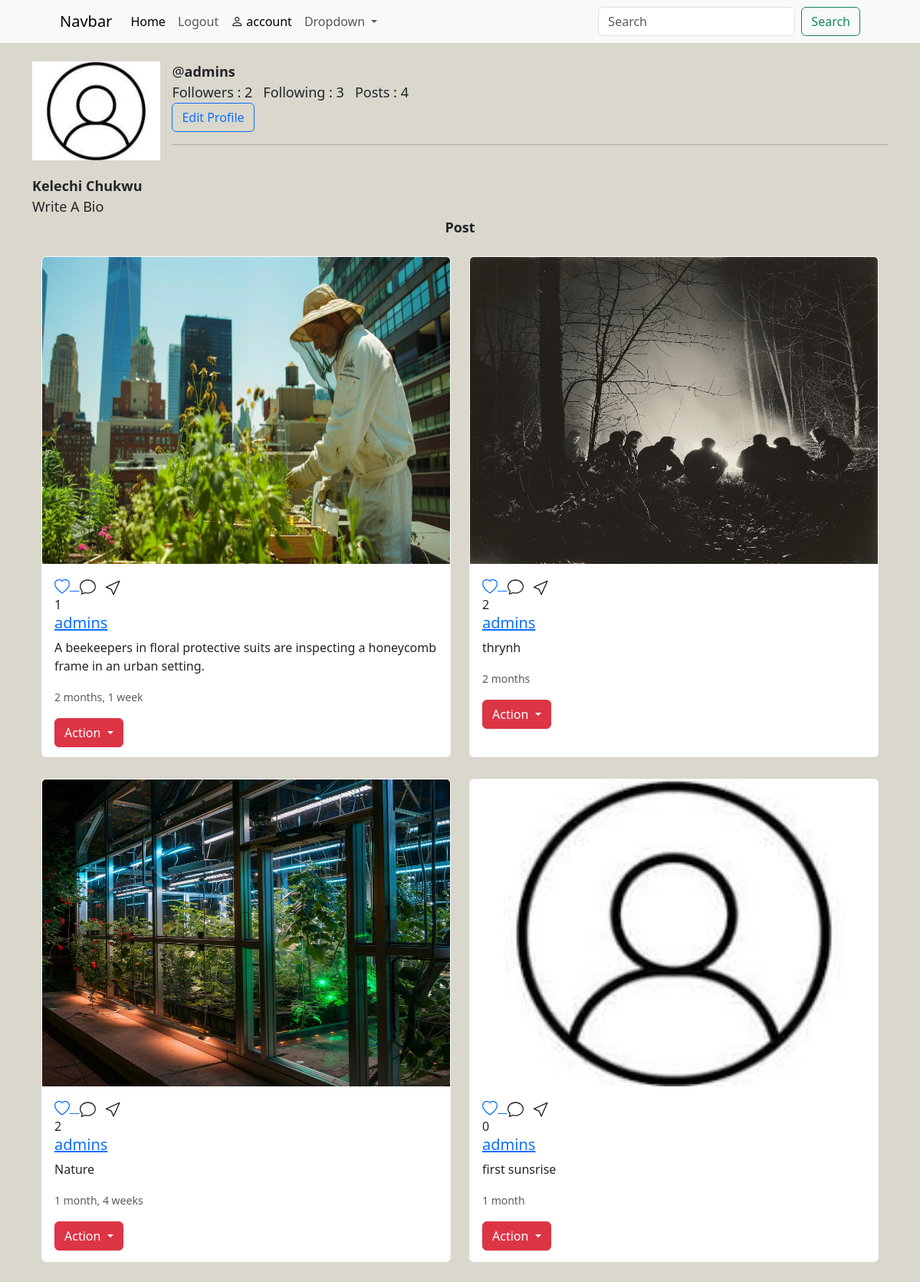
Page /admins/ (signed in) on the earlier database version.
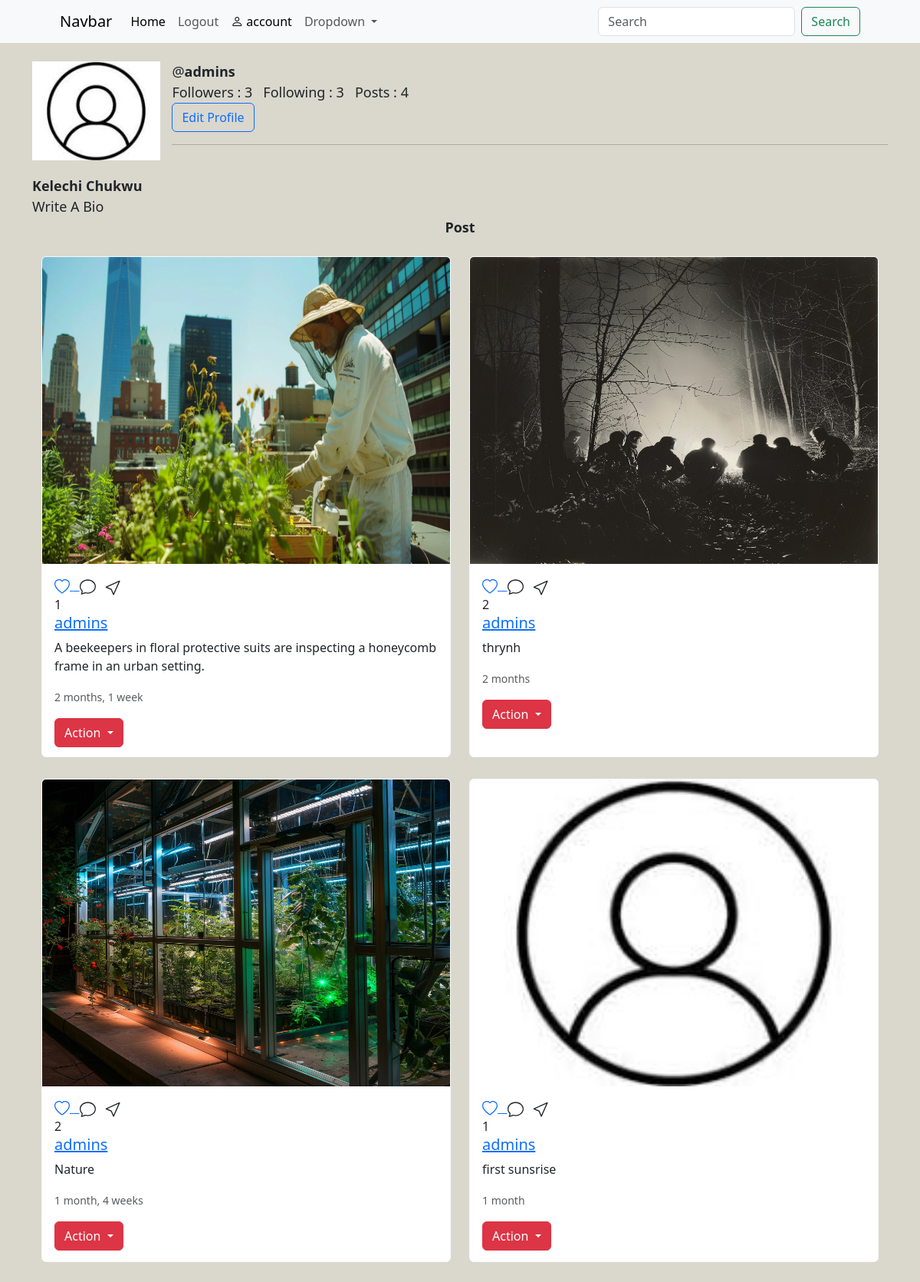
Same page on the later database version.
### main/models.py (models this page shows, shortened)
class Profile(models.Model):
    user = models.OneToOneField(User,on_delete=models.CASCADE)
    bio = models.TextField(max_length=500,blank=True)
    profile_picture = models.ImageField(upload_to="profile_picture/",blank=True)

class Post(models.Model):
    user = models.ForeignKey(User,on_delete=models.CASCADE)
    image = models.ImageField(upload_to='posts/')
    caption = models.TextField(blank=True)
    create_at = models.DateTimeField(auto_now_add=True)
    likes = models.IntegerField(default=0)

### main/views.py (the view)
# urls.py: path('<str:username>/',views.profile_user,name="profile"),
@login_required(login_url='login')
def profile_user(request,username):
    user = get_object_or_404(User,username=username)
    profile = Profile.objects.get(user=user)
    pic = user.post_set.all()
    following = Follow.objects.filter(follower=request.user,following=user)
    context = {'profile':profile,'pic':pic,'following':following}
    return render(request,'profile.html',context)

### templates/profile.html (shortened to what this page needs)
{% extends 'partial/main.html' %}
{% load static %}
{% block content %}
<br>
<div class="container">
        {% if profile.profile_picture %}
        <img src="{{profile.profile_picture.url }}" alt="" width="15%" class="rounded-circle" id="pic">
        {% else %}
        <img src="{% static 'media/profile_picture/download.jpg' %}" alt="" id="pic" width="15%" >
        {% endif %}
        <p style="font-size: large;" >
            @<b>{{profile.user}}</b>
            <br>
            Followers : {{profile.user.followers.count}} &nbsp;
            Following : {{profile.user.following.count}} &nbsp;
            Posts : {{pic.count}} <br>
            {% if profile.user != request.user %}
                {% if following %}
                <form action="{% url 'unfollow' profile.user.username %}" method="post">
                    {% csrf_token %}
                    <button type="submit" class="btn btn-primary">Unfollow </button>
                    <button type="button" class="btn btn-primary" >Message</button>
                </form>
                {% else%}
                <form action="{% url 'follow' profile.user.username %}" method="post">
                    {% csrf_token %}
                    <button type="submit" class="btn btn-primary">Follow </button>
                </form>
                {% endif %}
            {% else %}
                <a href= "{% url 'editprofile' request.user %}" class="btn btn-outline-primary" role="button">Edit Profile</a>
            {% endif %}
        </p>
            <hr>
        <br>
        <div style="font-size: large;">
            <b>{{profile.user.first_name}}  {{profile.user.last_name}}</b>
            <br>
            {% if profile.bio %}
                    <pre>{{profile.bio}}</pre>
            {% else %}
                Write A Bio
            {% endif %} <br>
        </div>
        <div align="center" style="font-size: large;">
                <b>Post</b>
        </div>
        <br>
        <div class="container">
            <div class="row">
                {% for post in pic%}
                <div class="col-lg-6" >
                    <div class="card col-sm-12 mb-4 card border-light" style="height: 96%;">
                        <a href="{% url 'post_detail' post.id %}"><img src="{{post.image.url}}" class="card-img-top" alt="..." height="400"></a>
                        <div class="card-body">
                            <div class="run">
                                <a href="{% url 'like_detail' post.id %}">
                                </a>
                            </div>
                            {{post.likes}}
                        <a href="{% url 'profile' post.user.username %}"><h5 class="card-title">{{post.user}}</h5> </a>
                        {% if post.caption %}
                        <p class="card-text">{{post.caption}}</p>
                        {% else %}
                        <br><br><br><br>
                        {% endif %}
                        <p class="card-text"><small class="text-body-secondary">{{post.create_at|timesince}}</small></p>
                                    <div class="btn-group">
                                        <button type="button" class="btn btn-danger dropdown-toggle" data-bs-toggle="dropdown" aria-expanded="false">
                                        Action
                                        </button>
                                    </div>
                        </div>
                    </div>
                </div>
                {% endfor %}
        </div>
</div>
{% endblock content %}

### templates/partial/main.html (shortened to what this page needs)
{% load static %}
<!DOCTYPE html>
<html lang="en">
<head>
    <link rel="stylesheet" href="{% static 'css/style.css' %}">
    <link rel="stylesheet" href="https://cdn.jsdelivr.net/npm/bootstrap-icons@1.11.3/font/bootstrap-icons.min.css">
    <link href="https://cdn.jsdelivr.net/npm/bootstrap@5.3.3/dist/css/bootstrap.min.css" rel="stylesheet">
</head>
<body class="body">
    {% include 'partial/nav.html' %}
    {% block content %}
    {% endblock %}
</body>
</html>

### templates/partial/nav.html (shortened to what this page needs)
<nav class="navbar navbar-expand-lg bg-body-tertiary">
    <div class="container px-4 px-lg-5">
      <a class="navbar-brand" href="{% url 'home' %}">Navbar</a>
      <div class="collapse navbar-collapse" id="navbarSupportedContent">
        <ul class="navbar-nav me-auto mb-2 mb-lg-0">
          <li class="nav-item">
            <a class="nav-link active" aria-current="page" href="{% url 'home' %}">Home</a>
          </li>
          {% if request.user.is_authenticated %}
          <li class="nav-item">
            <a class="nav-link" href="{% url 'logout' %}">Logout</a>
          </li>
          <li class="nav-item">
            <a href="{% url 'profile' request.user.username %}" class="nav-link active" ><i class="bi bi-person"></i> account</a>
           </li>
         {% endif %}
          <li class="nav-item dropdown">
            <a class="nav-link dropdown-toggle" href="#" role="button" data-bs-toggle="dropdown" aria-expanded="false">
              Dropdown
            </a>
          </li>
        </ul>
        <form class="d-flex" role="search" method="post" action="{% url 'search' %}">
          <input class="form-control me-2" name="search" type="search" placeholder="Search" aria-label="Search">
          <button class="btn btn-outline-success" type="submit">Search</button>
        </form>
      </div>
    </div>
</nav>

### static/css/style.css (style rules this page uses)
.body { background-color: #dad7cd; }

### templates/profile.html (style rules this page uses)
#pic { float: left; margin-right: 15px; }

Differences in the rows shown:
computed for Profile "admins": user.followers.count "2" → "3"
changed Post "first sunsrise": likes "0" → "1"
